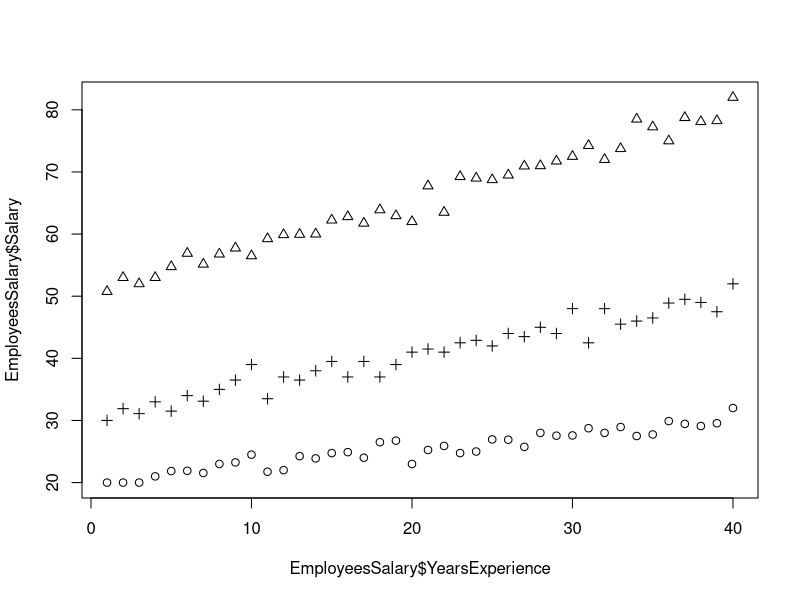
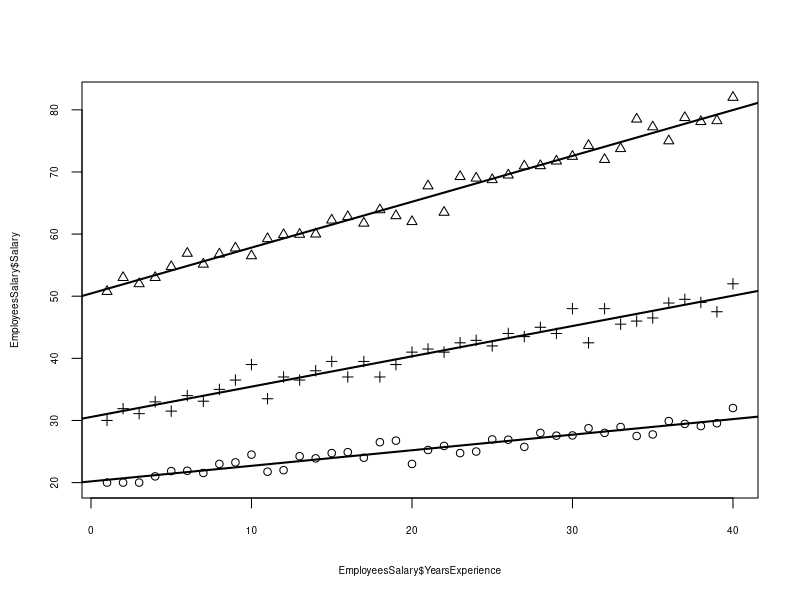

Write the R code that produced these figures, in order.
library(readxl)

setwd ("c://R")
EmployeesSalary <- read_excel("employees.xlsx")

summary(EmployeesSalary)

EmployeesSalary$LevelOfEmployee <- as.factor(EmployeesSalary$LevelOfEmployee)

summary(EmployeesSalary)

pch.list <- as.numeric(EmployeesSalary$LevelOfEmployee)
plot(EmployeesSalary$YearsExperience, EmployeesSalary$Salary, pch=c(pch.list))

LMcat <- lm('Salary~YearsExperience*LevelOfEmployee',data=EmployeesSalary)
LMcat

LMcat.coef <- coef(LMcat)
LMcat.coef
LMcat.GeneralStaff <- c(LMcat.coef[1],LMcat.coef[2])
LMcat.GeneralStaff 
LMcat.TechnicalStaff <- c(LMcat.coef[1]+LMcat.coef[4],LMcat.coef[2]+LMcat.coef[6])
LMcat.TechnicalStaff
LMcat.Management <- c(LMcat.coef[1]+LMcat.coef[3],LMcat.coef[2]+LMcat.coef[5])
LMcat.Management

pch.list <- as.numeric(EmployeesSalary$LevelOfEmployee)
plot(EmployeesSalary$YearsExperience, EmployeesSalary$Salary, pch=c(pch.list),cex.axis=0.6,cex.lab=0.6)
abline(coef=LMcat.GeneralStaff,lwd=2)
abline(coef=LMcat.TechnicalStaff,lwd=2)
abline(coef=LMcat.Management,lwd=2)

summary(LMcat)
